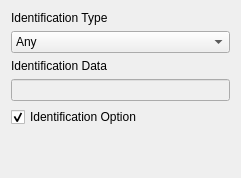
         <widget class="QWidget" name="tab_2" >
          <attribute name="title" >
           <string>Remote Identity</string>
          </attribute>
          <layout class="QVBoxLayout" >
           <item>
            <widget class="QLabel" name="textLabelRemoteIDType" >
             <property name="text" >
              <string>Identification Type</string>
             </property>
             <property name="wordWrap" >
              <bool>false</bool>
             </property>
            </widget>
           </item>
           <item>
            <widget class="QComboBox" name="comboBoxRemoteIDType" >
             <item>
              <property name="text" >
               <string>Any</string>
              </property>
             </item>
             <item>
              <property name="text" >
               <string>ASN.1 Distinguished Name</string>
              </property>
             </item>
             <item>
              <property name="text" >
               <string>Fully Qualified Domain Name</string>
              </property>
             </item>
             <item>
              <property name="text" >
               <string>User Fully Qualified Domain Name</string>
              </property>
             </item>
             <item>
              <property name="text" >
               <string>IP Address</string>
              </property>
             </item>
             <item>
              <property name="text" >
               <string>Key Identifier</string>
              </property>
             </item>
            </widget>
           </item>
           <item>
            <widget class="QLabel" name="textLabelRemoteIDData" >
             <property name="text" >
              <string>Identification Data</string>
             </property>
             <property name="wordWrap" >
              <bool>false</bool>
             </property>
            </widget>
           </item>
           <item>
            <widget class="QLineEdit" name="lineEditRemoteIDData" >
             <property name="enabled" >
              <bool>false</bool>
             </property>
            </widget>
           </item>
           <item>
            <widget class="QCheckBox" name="checkBoxRemoteIDOption" >
             <property name="text" >
              <string>Identification Option</string>
             </property>
             <property name="checked" >
              <bool>true</bool>
             </property>
            </widget>
           </item>
           <item>
            <spacer>
             <property name="orientation" >
              <enum>Qt::Vertical</enum>
             </property>
             <property name="sizeHint" stdset="0" >
              <size>
               <width>20</width>
               <height>40</height>
              </size>
             </property>
            </spacer>
           </item>
          </layout>
         </widget>
